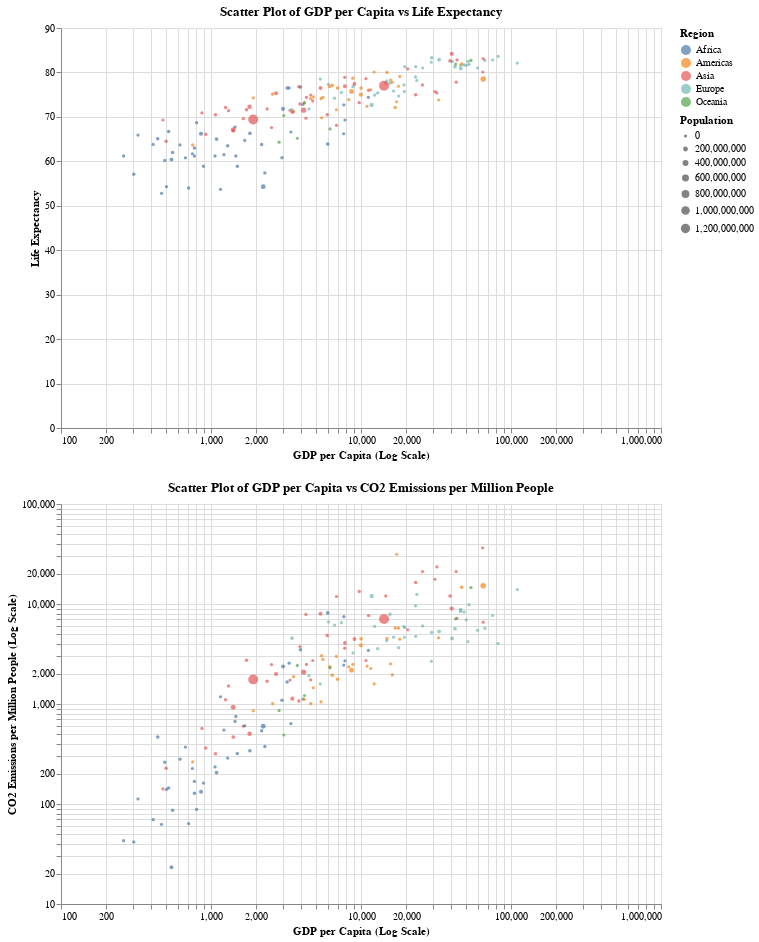

Notebook code cell kept with this figure:
### Code cell
# same graphs with altair
import altair as alt
import pandas as pd

# Assuming `data` is your cleaned DataFrame

# Scatter Plot 1: GDP per Capita vs Life Expectancy
scatter_gdp_life = alt.Chart(data).mark_circle().encode(
    x=alt.X('GDP per capita:Q', scale=alt.Scale(type='log'), title='GDP per Capita (Log Scale)'),
    y=alt.Y('Life expectancy:Q', title='Life Expectancy'),
    size=alt.Size('Population:Q', scale=alt.Scale(range=[10, 100]), title='Population'),
    color=alt.Color('Region:N', legend=alt.Legend(title="Region")),
    tooltip=['Country:N', 'GDP per capita:Q', 'Life expectancy:Q', 'Population:Q']
).properties(
    title='Scatter Plot of GDP per Capita vs Life Expectancy',
    width=600,
    height=400
).interactive()

# Scatter Plot 2: GDP per Capita vs CO2 Emissions
scatter_gdp_co2 = alt.Chart(data).mark_circle().encode(
    x=alt.X('GDP per capita:Q', scale=alt.Scale(type='log'), title='GDP per Capita (Log Scale)'),
    y=alt.Y('Co2-Emissions per million people:Q', scale=alt.Scale(type='log'), title='CO2 Emissions per Million People (Log Scale)'),
    size=alt.Size('Population:Q', scale=alt.Scale(range=[10, 100]), title='Population'),
    color=alt.Color('Region:N', legend=alt.Legend(title="Region")),
    tooltip=['Country:N', 'GDP per capita:Q', 'Co2-Emissions per million people:Q', 'Population:Q']
).properties(
    title='Scatter Plot of GDP per Capita vs CO2 Emissions per Million People',
    width=600,
    height=400
).interactive()

# Display both charts
scatter_gdp_life & scatter_gdp_co2

### Figure 1 — Vega-Lite specification as saved in the notebook (floating-point values rounded to 4 significant figures; data arrays with more than 128 entries replaced by an {"elided": "..."} marker saying what was removed)
{"config": {"view": {"continuousWidth": 300, "continuousHeight": 300}}, "vconcat": [{"mark": {"type": "circle"}, "encoding": {"color": {"field": "Region", "legend": {"title": "Region"}, "type": "nominal"}, "size": {"field": "Population", "scale": {"range": [10, 100]}, "title": "Population", "type": "quantitative"}, "tooltip": [{"field": "Country", "type": "nominal"}, {"field": "GDP per capita", "type": "quantitative"}, {"field": "Life expectancy", "type": "quantitative"}, {"field": "Population", "type": "quantitative"}], "x": {"field": "GDP per capita", "scale": {"type": "log"}, "title": "GDP per Capita (Log Scale)", "type": "quantitative"}, "y": {"field": "Life expectancy", "title": "Life Expectancy", "type": "quantitative"}}, "height": 400, "name": "view_1", "title": "Scatter Plot of GDP per Capita vs Life Expectancy", "width": 600}, {"mark": {"type": "circle"}, "encoding": {"color": {"field": "Region", "legend": {"title": "Region"}, "type": "nominal"}, "size": {"field": "Population", "scale": {"range": [10, 100]}, "title": "Population", "type": "quantitative"}, "tooltip": [{"field": "Country", "type": "nominal"}, {"field": "GDP per capita", "type": "quantitative"}, {"field": "Co2-Emissions per million people", "type": "quantitative"}, {"field": "Population", "type": "quantitative"}], "x": {"field": "GDP per capita", "scale": {"type": "log"}, "title": "GDP per Capita (Log Scale)", "type": "quantitative"}, "y": {"field": "Co2-Emissions per million people", "scale": {"type": "log"}, "title": "CO2 Emissions per Million People (Log Scale)", "type": "quantitative"}}, "height": 400, "name": "view_2", "title": "Scatter Plot of GDP per Capita vs CO2 Emissions per Million People", "width": 600}], "data": {"name": "data-f3a5fe6d8f43581a59029f69138e1fc4"}, "params": [{"name": "param_1", "select": {"type": "interval", "encodings": ["x", "y"]}, "bind": "scales", "views": ["view_1"]}, {"name": "param_2", "select": {"type": "interval", "encodings": ["x", "y"]}, "bind": "scales", "views": ["view_2"]}], "$schema": "https://vega.github.io/schema/vega-lite/v5.20.1.json", "datasets": {"data-f3a5fe6d8f43581a59029f69138e1fc4": {"elided": "168 records"}}}
